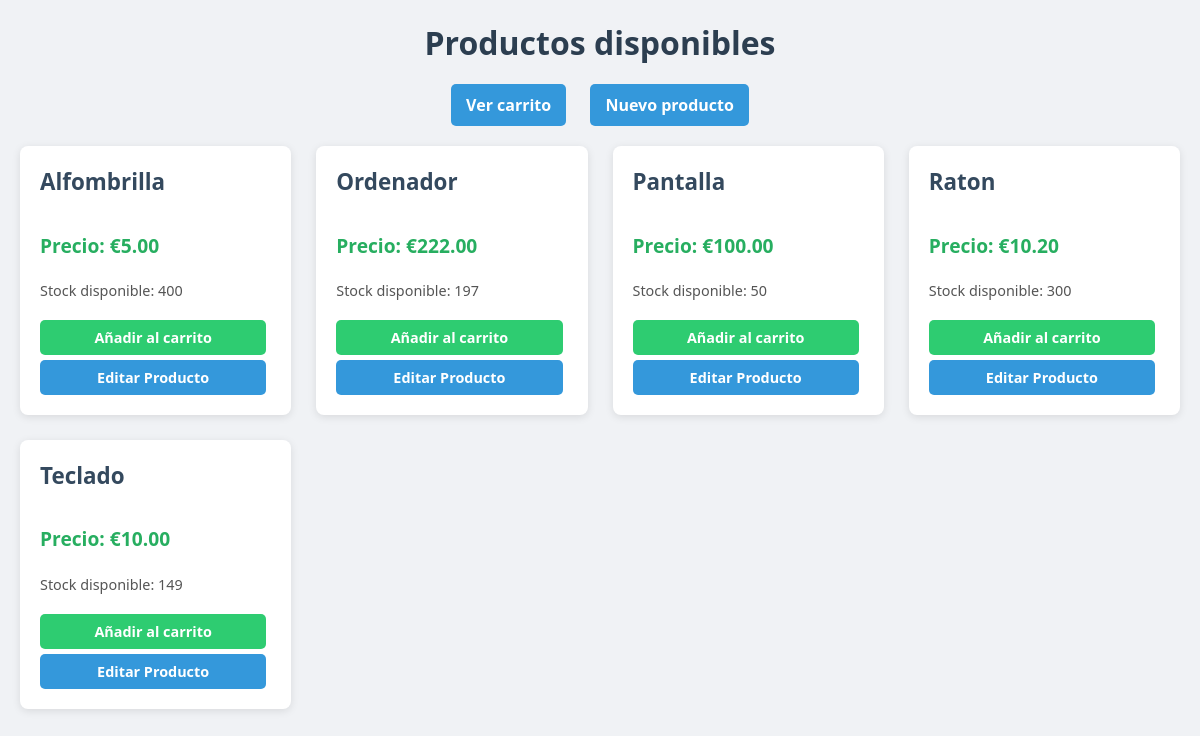
The app's page /Controller/index.php with its own data.
### tables this page shows
CREATE TABLE `producto` (
  `codigo` int(11) NOT NULL,
  `nombre` varchar(100) NOT NULL,
  `precio` decimal(10,2) NOT NULL CHECK (`precio` >= 0),
  `stock` int(11) NOT NULL CHECK (`stock` >= 0)
);

### Controller/index.php (called while the page is built)
<?php
 require_once '../Model/Producto.php';
  $data['productos'] = Producto::getProductos();
  include '../View/index_view.php';

### Model/Producto.php (called while the page is built, shortened)
<?php
class Producto
{
  private $codigo;
  private $nombre;
  private $precio;
  private $stock;
  function __construct($codigo = 0, $nombre = "", $precio = 0.0, $stock = 0)
  {
    $this->codigo = $codigo;
    $this->nombre = $nombre;
    $this->precio = $precio;
    $this->stock = $stock;
  }
  public function getCodigo()
  {
    return $this->codigo;
  }
  public function getNombre()
  {
    return $this->nombre;
  }
  public function getPrecio()
  {
    return $this->precio;
  }
  public function getStock()
  {
    return $this->stock;
  }
  public static function getProductos()
  {
    $conexion = BlogDB::connectDB();
    $seleccion = "SELECT codigo, nombre, precio, stock FROM producto ORDER BY nombre ASC";
    $consulta = $conexion->query($seleccion);
    $productos = [];
    while ($registro = $consulta->fetchObject()) {
      $productos[] = new Producto($registro->codigo, $registro->nombre, $registro->precio, $registro->stock);
    }
    return $productos;
  }
}

### View/index_view.php (the view, shortened to what this page needs)
<?php
require_once '../Model/Producto.php';
$carrito = $_SESSION['carrito'] ?? [];
?>
<!DOCTYPE html>
<html lang="es">
<head>
</head>
<body>
  <h1>Productos disponibles</h1>
  <div class="header-links">
    <a href="../View/carrito_view.php">Ver carrito</a>
    <a href="../Controller/nuevoProducto.php">Nuevo producto</a>
  </div>
  <div class="productos-grid">
    <?php foreach ($data['productos'] as $producto): ?>
      <?php
      $codigo = $producto->getCodigo();
      $stockTotal = $producto->getStock();
      $cantidadEnCarrito = $carrito[$codigo] ?? 0;
      $stockTemporal = $stockTotal - $cantidadEnCarrito;
      ?>
      <div class="producto">
        <h3><?= htmlspecialchars($producto->getNombre()) ?></h3>
        <p class="precio">Precio: €<?= number_format($producto->getPrecio(), 2) ?></p>
        <p class="stock">Stock disponible: <?= $stockTemporal ?></p>
        <?php if ($stockTemporal > 0): ?>
          <a class="añadir" href="../Controller/añadirCarrito.php?codigo=<?= $codigo ?>">Añadir al carrito</a>
        <?php else: ?>
          <p class="sin-stock">Sin stock</p>
        <?php endif; ?>
        <a class="editar" href="../Controller/actualizaProducto.php?codigo=<?= $codigo ?>">Editar Producto</a>
      </div>
    <?php endforeach; ?>
  </div>
</body>
</html>

### View/index_view.php (style rules this page uses)
body { font-family: 'Segoe UI', Tahoma, Geneva, Verdana, sans-serif; margin: 20px; background: #f0f2f5; color: #333; }
h1 { text-align: center; margin-bottom: 30px; color: #2c3e50; }
.header-links { text-align: center; margin-bottom: 30px; }
.header-links a { background-color: #3498db; color: white; padding: 10px 15px; margin: 0 10px; text-decoration: none; border-radius: 5px; font-weight: 600; transition: background-color 0.3s ease; }
.productos-grid { display: grid; grid-template-columns: repeat(auto-fit, minmax(250px, 1fr)); gap: 25px; max-width: 1200px; margin: 0 auto; }
.producto { background: white; border-radius: 8px; box-shadow: 0 2px 8px rgba(0, 0, 0, 0.1); padding: 20px; display: flex; flex-direction: column; justify-content: space-between; transition: transform 0.2s ease; }
.producto h3 { margin: 0 0 15px 0; font-size: 1.4rem; color: #34495e; }
.precio { font-weight: bold; font-size: 1.2rem; color: #27ae60; margin-bottom: 8px; }
.stock { font-size: 0.9rem; margin-bottom: 15px; color: #555; }
.producto a { display: inline-block; margin: 5px 5px 0 0; padding: 8px 12px; border-radius: 5px; text-decoration: none; font-weight: 600; font-size: 0.9rem; text-align: center; transition: background-color 0.3s ease; }
.añadir { background-color: #2ecc71; color: white; border: none; }
.editar { background-color: #3498db; color: white; }

### records on screen
producto: nombre "Alfombrilla", precio "5.00", stock "400"
producto: nombre "Ordenador", precio "222.00", stock "197"
producto: nombre "Pantalla", precio "100.00", stock "50"
producto: nombre "Raton", precio "10.20", stock "300"
producto: nombre "Teclado", precio "10.00", stock "149"
